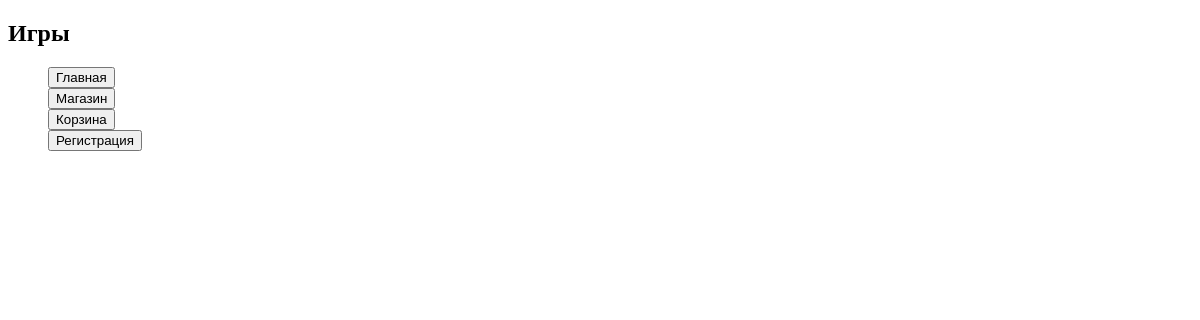
The page /game/ on the database as committed earlier.
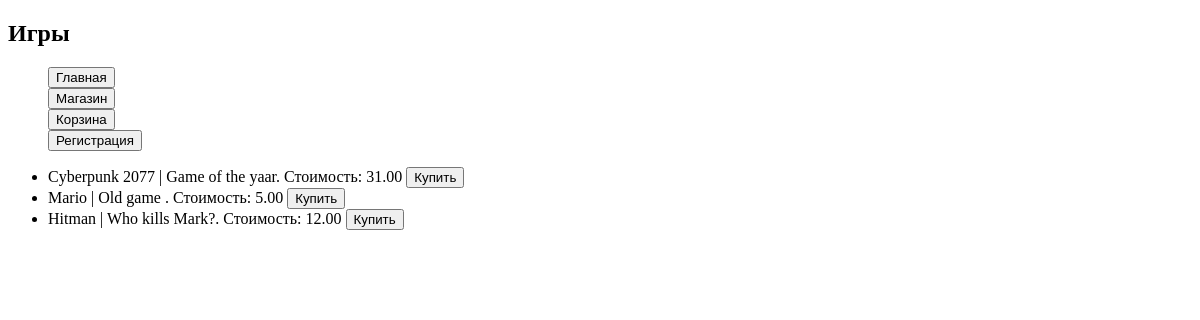
The same page on the database as committed later.
### task1/models.py (models this page shows, shortened)
class Game(models.Model):
    title = models.CharField(max_length=100)
    cost = models.DecimalField(decimal_places=2, max_digits=100)
    size = models.DecimalField(decimal_places=2, max_digits=100)
    description = models.TextField()
    age_limited = models.BooleanField(default=False)
    buyer = models.ManyToManyField(Buyer, related_name='buyers')

### task1/views.py (the view)
# urls.py: path('game/', game_page),
def game_page(request):
    title = 'Games'
    text = 'Игры'
    pay = 'Купить'
    games = Game.objects.all().values()
    context = {
        'title': title,
        'text': text,
        'pay': pay,
        'games': games,
    }
    return render(request, 'games.html', context)

### templates/games.html (shortened to what this page needs)
<!DOCTYPE html>
{% extends "menu.html" %}
{% block pagename %}
<h2>{{ text }}</h2>
{% endblock %}
{% block menu %}
{{ block.super }}
{% endblock %}
{% block content %}
<ul>
    {% for game in games %}
    <li>{{ game.title }} | {{ game.description }}. Стоимость: {{ game.cost }}
        <button class="btn_p"><a action="#" target="_self">{{ pay }}</a></button>
    </li>
    {% endfor %}
</ul>
{% endblock %}

### templates/menu.html (shortened to what this page needs)
<!DOCTYPE html>
<html lang="en">
<head>
</head>
<body>
<pagename>
    {%block pagename%}{%endblock%}
</pagename>
<menu>
    {%block menu%}
    <form action="http://127.0.0.1:8000" target="_self"><button class="btn">Главная</button></form>
    <form action="http://127.0.0.1:8000/game/" target="_self"><button class="btn">Магазин</button></form>
    <form action="http://127.0.0.1:8000/cart/" target="_self"><button class="btn">Корзина</button></form>
    <form action="http://127.0.0.1:8000/sing/" target="_self"><button class="btn">Регистрация</button></form>
    {%endblock%}
</menu>
<content>
    {%block content%}
    {%endblock%}
</content>
</body>
</html>

Rows that differ between the two databases and show on the page:
added Game: title "Cyberpunk 2077", description "Game of the yaar", cost "31.00", pay "Купить"
added Game: title "Mario", description "Old game", cost "5.00", pay "Купить"
added Game: title "Hitman", description "Who kills Mark?", cost "12.00", pay "Купить"
